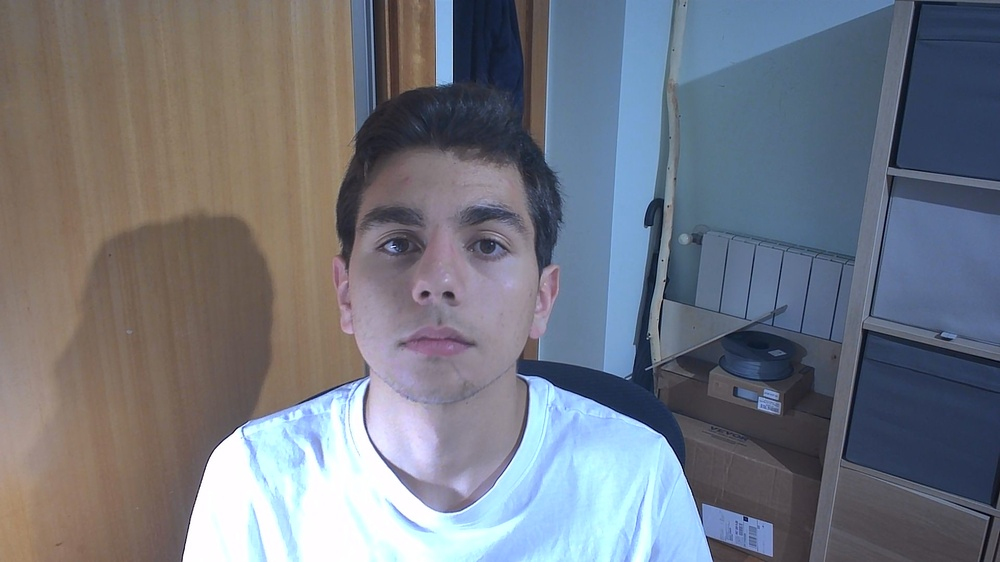
#> input picture photos/ze.jpg, 1000 x 562 px, shrunk from 1920 x 1080 before the run
$ python -i flat_2d.py   (imports and definitions only)
#> lines starting #> are read from the running program, lines starting #| are printed output that depends on the picture; after the words box and inside, x2 and y2 are one past the last pixel; in counts of white or black regions, pixels touching at a corner belong together
#> further down, picture is the input picture: shape (562, 1000, 3); mean B, G, R 128.2, 118.2, 114.2
import cv2
import numpy as np


# Controls how flat/simplified the colors look (lower = fewer distinct colors)
_COLOR_LEVELS = 6
# Bilateral filter parameters: higher d = stronger smoothing
_BILATERAL_D = 9
_BILATERAL_SIGMA = 75
# Edge thickness via dilation
_EDGE_DILATE = 1


def _apply(frame: np.ndarray, **kwargs) -> np.ndarray:
    # Smooth colors with bilateral filter to preserve hard edges
    smooth = cv2.bilateralFilter(frame, _BILATERAL_D, _BILATERAL_SIGMA, _BILATERAL_SIGMA)

    # Quantize colors so they look flat/solid like a 2D illustration
    step = 256 // _COLOR_LEVELS
    flat = (smooth // step * step + step // 2).astype(np.uint8)
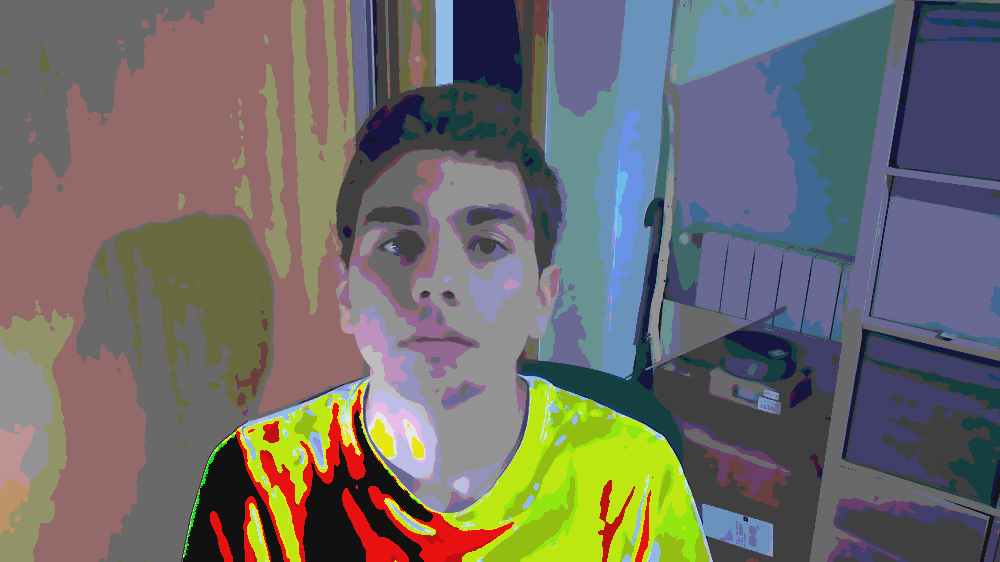
#> flat: shape (562, 1000, 3); mean B, G, R 105.2, 107.8, 110

    # Build a dark outline from edges detected on the grayscale smoothed image
    gray = cv2.cvtColor(smooth, cv2.COLOR_BGR2GRAY)
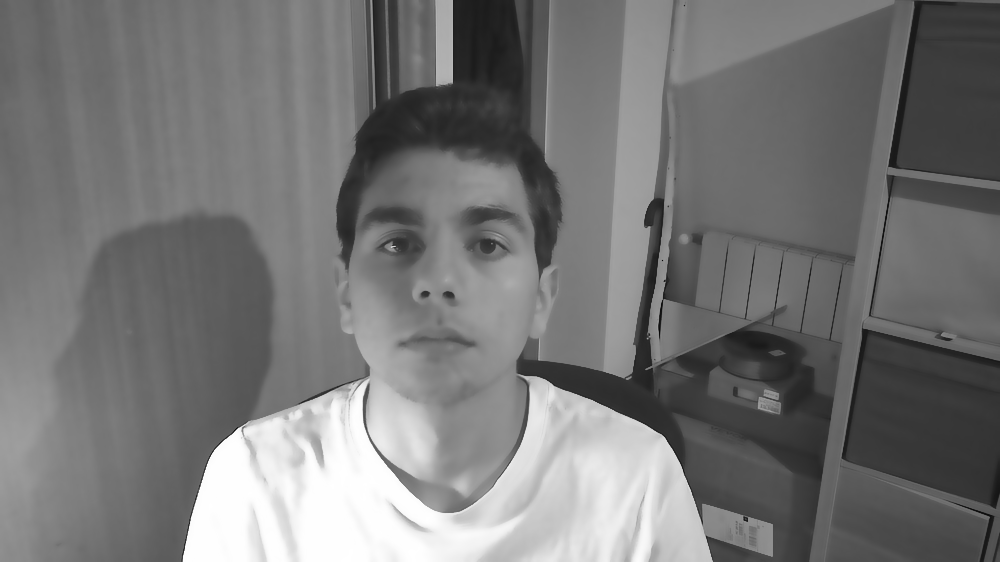
#> gray: shape (562, 1000); min 6, max 255, mean 118.2
    edges = cv2.adaptiveThreshold(
        gray, 255,
        cv2.ADAPTIVE_THRESH_MEAN_C, cv2.THRESH_BINARY,
        blockSize=9, C=2,
    )
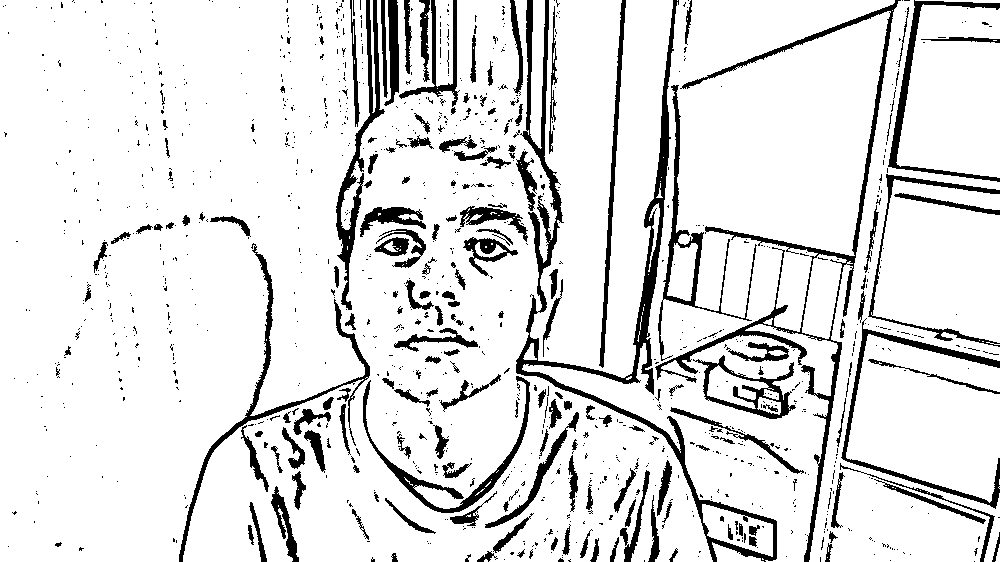
#> edges: shape (562, 1000); 88.4% white; 1149 black regions (960 under 20 px), largest, box (x1, y1, x2, y2) and area: (516, 0, 777, 562) 9753, (655, 0, 901, 562) 6212, (336, 0, 385, 310) 2679
    # Slightly thicken the edges
    kernel = np.ones((_EDGE_DILATE, _EDGE_DILATE), np.uint8)
    edges = cv2.erode(edges, kernel)

    # Composite: keep flat colors where edges are white, black where edges are dark
    edges_bgr = cv2.cvtColor(edges, cv2.COLOR_GRAY2BGR)
    result = cv2.bitwise_and(flat, edges_bgr)
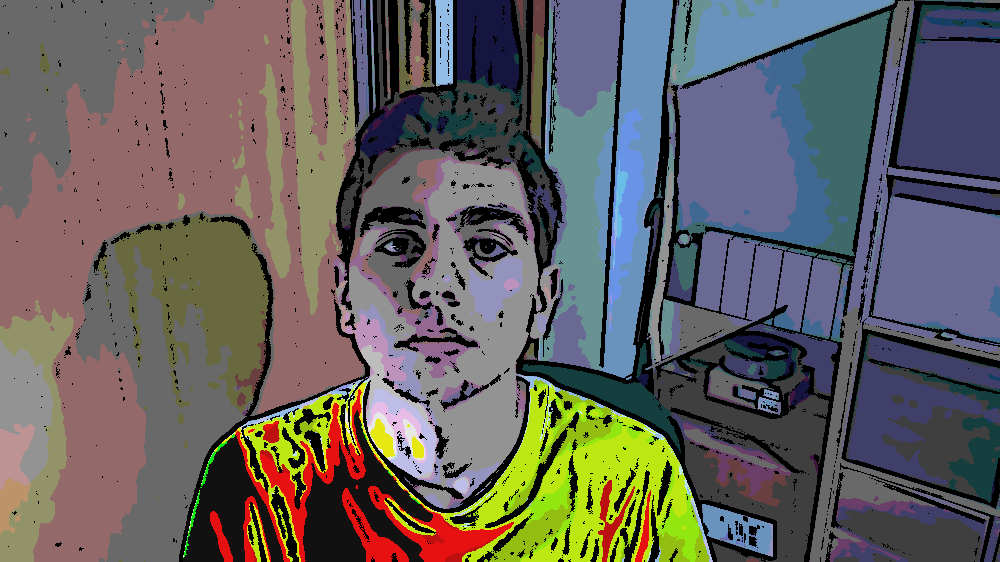
#> result: shape (562, 1000, 3); mean B, G, R 94.6, 96.4, 99.8
    return result


FILTER = {"name": "Flat 2D", "apply": _apply}

>>> import cv2
>>> picture = cv2.imread('../photos/ze.jpg')
>>> result = _apply(picture)
